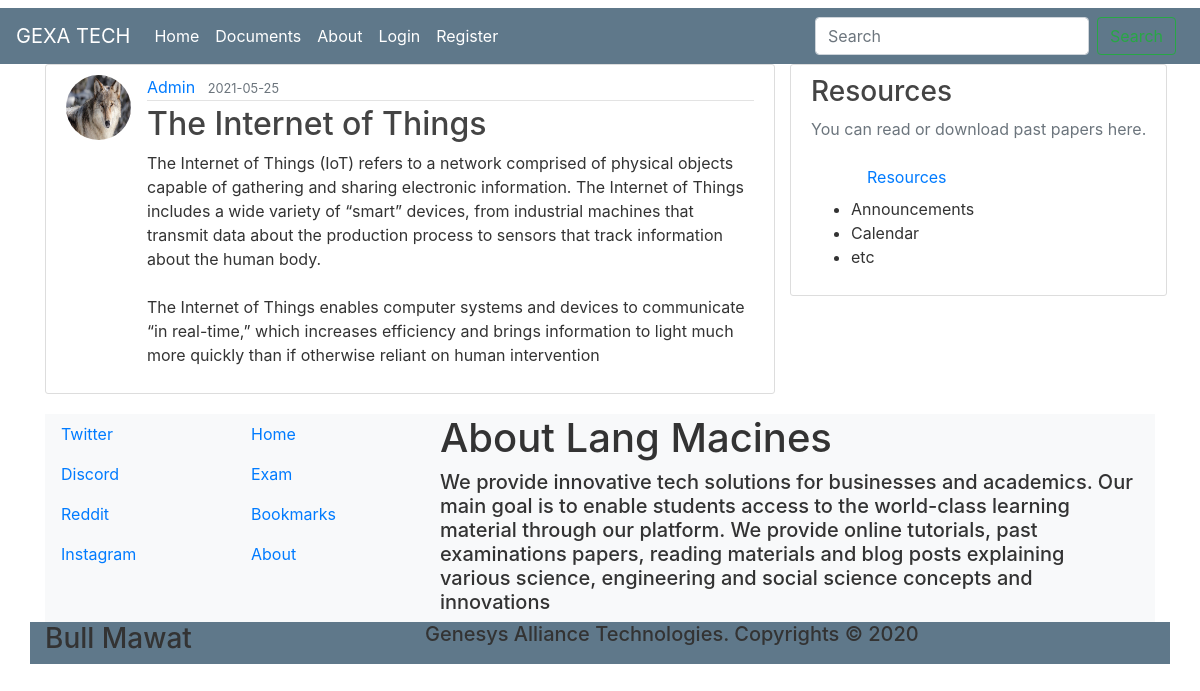
/post/1, run on the app's committed database.
### blog/models.py (models this page shows, shortened)
class User(db.Model, UserMixin):
    id = db.Column(db.Integer, primary_key=True)
    username = db.Column(db.String(20), unique=True, nullable=False)
    email = db.Column(db.String(50), unique=True, nullable=False)
    image_file = db.Column(db.String(20), nullable=False, default='default.jpg')
    password = db.Column(db.String(60), nullable=False)
    posts = db.relationship('Post', backref='author', lazy=True)
    uploads = db.relationship('Upload', backref='author', lazy=True)

class Post(db.Model):
    id = db.Column(db.Integer, primary_key=True)
    title = db.Column(db.String(100), nullable=False)
    date_posted = db.Column(db.DateTime, nullable=False, default=datetime.utcnow)
    content = db.Column(db.Text, nullable=False)
    user_id = db.Column(db.Integer, db.ForeignKey('user.id'), nullable=False)

### blog/posts/routes.py (the view)
@posts.route("/post/<post_id>", methods=["GET", "POST"])
def post(post_id):
    post = Post.query.get_or_404(post_id)
    return render_template("post.html", title=post.title, post=post)

### blog/templates/post.html (shortened to what this page needs)
{% extends "layout.html" %}
{% block content%}
  <article class="media content-section">
    <img src="{{ url_for('static', filename='profile_pics/' + post.author.image_file)}}"
    alt="" class="rounded-circle article-img">
    <div class="media-body">
      <div class="article-metadata">
        <a href="{{ url_for('posts.user_posts', username=post.author.username) }}" class="mr-2">{{ post.author.username }}</a>
        <small class="text-muted">
          {{ post.date_posted.strftime('%Y-%m-%d') }}
        </small>
      </div>
      <h2 class="article-title">{{ post.title }}</h2>
      <p class="article-content">{{ post.content }}</p>
    </div>
  </article>
{% endblock content%}

### blog/static/main.css (style rules this page uses)
body { background: #FFFFFF; color: #333333; margin-top: .5rem; }
h1, h2, h3, h4, h5, h6 { color: #444444; }
.content-section { background: #FFFFFF; padding: 10px 20px; border: 1px solid #DDDDDD; border-radius: 3px; margin-bottom: 20px; }
.article-title { color: #444444; }
.article-content { white-space: pre-line; }
.article-img { height: 65px; width: 65px; margin-right: 16px; }
.article-metadata { padding-bottom: 1px; margin-bottom: 4px; border-bottom: 1px solid #E3E3E3; color: #333; text-decoration: none; }

### data on the page
User: image_file (placeholder picture), author.username "Admin"
Post: date_posted "2021-05-25", title "The Internet of Things", content "The Internet of Things (IoT) refers to a network comprised of physical objects capable of gathering and sharing electronic information. The Internet of Things includes a wide variety of “smart” devices, from industrial machines that transmit data about the production process to sensors that track information about the human body. The Internet of Things enables computer systems and devices to communicate “in real-time,” which increases efficiency and brings information to light much more quickly than if otherwise reliant on human intervention"
